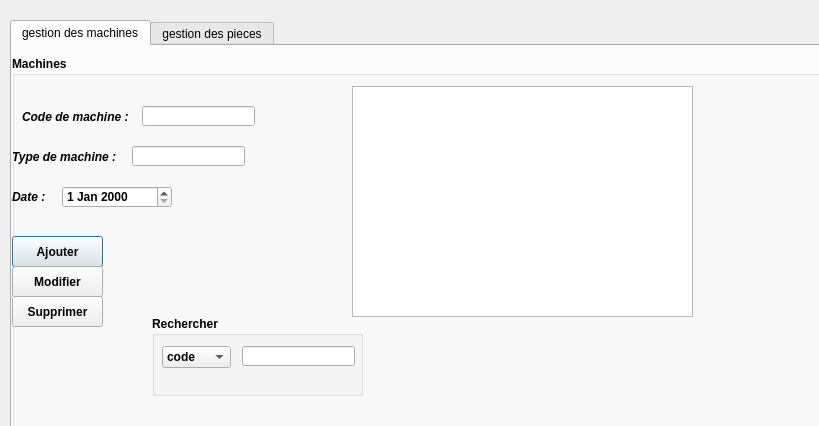
<?xml version="1.0" encoding="UTF-8"?>
<ui version="4.0">
 <class>materiel</class>
 <widget class="QDialog" name="materiel">
  <property name="geometry">
   <rect>
    <x>0</x>
    <y>0</y>
    <width>819</width>
    <height>426</height>
   </rect>
  </property>
  <property name="windowTitle">
   <string>Dialog</string>
  </property>
  <widget class="QTabWidget" name="tabWidget">
   <property name="geometry">
    <rect>
     <x>10</x>
     <y>20</y>
     <width>851</width>
     <height>421</height>
    </rect>
   </property>
   <property name="currentIndex">
    <number>0</number>
   </property>
   <widget class="QWidget" name="tab_5">
    <attribute name="title">
     <string>gestion des machines</string>
    </attribute>
    <widget class="QGroupBox" name="groupBox_13">
     <property name="geometry">
      <rect>
       <x>0</x>
       <y>10</y>
       <width>861</width>
       <height>411</height>
      </rect>
     </property>
     <property name="font">
      <font>
       <pointsize>9</pointsize>
       <weight>75</weight>
       <bold>true</bold>
      </font>
     </property>
     <property name="title">
      <string>Machines</string>
     </property>
     <widget class="QLabel" name="label_65">
      <property name="geometry">
       <rect>
        <x>10</x>
        <y>40</y>
        <width>121</width>
        <height>41</height>
       </rect>
      </property>
      <property name="font">
       <font>
        <pointsize>9</pointsize>
        <weight>75</weight>
        <italic>true</italic>
        <bold>true</bold>
        <underline>false</underline>
       </font>
      </property>
      <property name="acceptDrops">
       <bool>false</bool>
      </property>
      <property name="text">
       <string>Code de machine :</string>
      </property>
     </widget>
     <widget class="QLabel" name="label_66">
      <property name="geometry">
       <rect>
        <x>0</x>
        <y>80</y>
        <width>111</width>
        <height>41</height>
       </rect>
      </property>
      <property name="font">
       <font>
        <pointsize>9</pointsize>
        <weight>75</weight>
        <italic>true</italic>
        <bold>true</bold>
        <underline>false</underline>
       </font>
      </property>
      <property name="acceptDrops">
       <bool>false</bool>
      </property>
      <property name="text">
       <string>Type de machine :</string>
      </property>
     </widget>
     <widget class="QLineEdit" name="code_mach">
      <property name="geometry">
       <rect>
        <x>130</x>
        <y>50</y>
        <width>113</width>
        <height>20</height>
       </rect>
      </property>
      <property name="text">
       <string/>
      </property>
     </widget>
     <widget class="QLineEdit" name="type_mach">
      <property name="geometry">
       <rect>
        <x>120</x>
        <y>90</y>
        <width>113</width>
        <height>20</height>
       </rect>
      </property>
     </widget>
     <widget class="QPushButton" name="ajout_mach">
      <property name="geometry">
       <rect>
        <x>0</x>
        <y>180</y>
        <width>91</width>
        <height>31</height>
       </rect>
      </property>
      <property name="text">
       <string>Ajouter</string>
      </property>
     </widget>
     <widget class="QLabel" name="label_67">
      <property name="geometry">
       <rect>
        <x>230</x>
        <y>30</y>
        <width>51</width>
        <height>21</height>
       </rect>
      </property>
      <property name="text">
       <string/>
      </property>
      <property name="pixmap">
       <pixmap>../../Nouveau dossier/icons8-google-web-recherche-24.png</pixmap>
      </property>
     </widget>
     <widget class="QDateEdit" name="date_mach">
      <property name="geometry">
       <rect>
        <x>50</x>
        <y>130</y>
        <width>110</width>
        <height>22</height>
       </rect>
      </property>
     </widget>
     <widget class="QLabel" name="label_68">
      <property name="geometry">
       <rect>
        <x>0</x>
        <y>120</y>
        <width>111</width>
        <height>41</height>
       </rect>
      </property>
      <property name="font">
       <font>
        <pointsize>9</pointsize>
        <weight>75</weight>
        <italic>true</italic>
        <bold>true</bold>
        <underline>false</underline>
       </font>
      </property>
      <property name="acceptDrops">
       <bool>false</bool>
      </property>
      <property name="text">
       <string>Date :</string>
      </property>
     </widget>
     <widget class="QPushButton" name="modifier_mach">
      <property name="geometry">
       <rect>
        <x>0</x>
        <y>210</y>
        <width>91</width>
        <height>31</height>
       </rect>
      </property>
      <property name="text">
       <string>Modifier</string>
      </property>
     </widget>
     <widget class="QPushButton" name="supp_mach">
      <property name="geometry">
       <rect>
        <x>0</x>
        <y>240</y>
        <width>91</width>
        <height>31</height>
       </rect>
      </property>
      <property name="text">
       <string>Supprimer</string>
      </property>
     </widget>
     <widget class="QTableView" name="tab_machine">
      <property name="geometry">
       <rect>
        <x>340</x>
        <y>30</y>
        <width>341</width>
        <height>231</height>
       </rect>
      </property>
      <property name="sortingEnabled">
       <bool>true</bool>
      </property>
     </widget>
     <widget class="QGroupBox" name="groupBox_14">
      <property name="geometry">
       <rect>
        <x>140</x>
        <y>260</y>
        <width>211</width>
        <height>80</height>
       </rect>
      </property>
      <property name="title">
       <string>Rechercher</string>
      </property>
      <widget class="QComboBox" name="comboBox_machine">
       <property name="geometry">
        <rect>
         <x>10</x>
         <y>30</y>
         <width>69</width>
         <height>22</height>
        </rect>
       </property>
       <item>
        <property name="text">
         <string>code</string>
        </property>
       </item>
       <item>
        <property name="text">
         <string>type</string>
        </property>
       </item>
       <item>
        <property name="text">
         <string>date</string>
        </property>
       </item>
      </widget>
      <widget class="QLineEdit" name="lineEdit_machine">
       <property name="geometry">
        <rect>
         <x>90</x>
         <y>30</y>
         <width>113</width>
         <height>20</height>
        </rect>
       </property>
      </widget>
      <widget class="QLabel" name="label_11">
       <property name="geometry">
        <rect>
         <x>50</x>
         <y>0</y>
         <width>47</width>
         <height>13</height>
        </rect>
       </property>
       <property name="styleSheet">
        <string notr="true">#label_7{

	image: url(:/ressource/image/4.png);}</string>
       </property>
       <property name="text">
        <string/>
       </property>
      </widget>
     </widget>
    </widget>
   </widget>
   <widget class="QWidget" name="tab_6">
    <attribute name="title">
     <string>gestion des pieces</string>
    </attribute>
    <widget class="QGroupBox" name="groupBox_15">
     <property name="geometry">
      <rect>
       <x>0</x>
       <y>10</y>
       <width>861</width>
       <height>411</height>
      </rect>
     </property>
     <property name="font">
      <font>
       <pointsize>9</pointsize>
       <weight>75</weight>
       <bold>true</bold>
      </font>
     </property>
     <property name="title">
      <string>Piece</string>
     </property>
     <widget class="QLabel" name="label_69">
      <property name="geometry">
       <rect>
        <x>10</x>
        <y>40</y>
        <width>121</width>
        <height>41</height>
       </rect>
      </property>
      <property name="font">
       <font>
        <pointsize>9</pointsize>
        <weight>75</weight>
        <italic>true</italic>
        <bold>true</bold>
        <underline>false</underline>
       </font>
      </property>
      <property name="acceptDrops">
       <bool>false</bool>
      </property>
      <property name="text">
       <string>Code de machine :</string>
      </property>
     </widget>
     <widget class="QLabel" name="label_70">
      <property name="geometry">
       <rect>
        <x>0</x>
        <y>80</y>
        <width>111</width>
        <height>41</height>
       </rect>
      </property>
      <property name="font">
       <font>
        <pointsize>9</pointsize>
        <weight>75</weight>
        <italic>true</italic>
        <bold>true</bold>
        <underline>false</underline>
       </font>
      </property>
      <property name="acceptDrops">
       <bool>false</bool>
      </property>
      <property name="text">
       <string>code de piece</string>
      </property>
     </widget>
     <widget class="QLineEdit" name="code_m">
      <property name="geometry">
       <rect>
        <x>130</x>
        <y>50</y>
        <width>113</width>
        <height>20</height>
       </rect>
      </property>
     </widget>
     <widget class="QLineEdit" name="code_p">
      <property name="geometry">
       <rect>
        <x>120</x>
        <y>90</y>
        <width>113</width>
        <height>20</height>
       </rect>
      </property>
     </widget>
     <widget class="QPushButton" name="ajout_p">
      <property name="geometry">
       <rect>
        <x>10</x>
        <y>210</y>
        <width>91</width>
        <height>31</height>
       </rect>
      </property>
      <property name="text">
       <string>Ajouter</string>
      </property>
     </widget>
     <widget class="QLabel" name="label_71">
      <property name="geometry">
       <rect>
        <x>230</x>
        <y>30</y>
        <width>51</width>
        <height>21</height>
       </rect>
      </property>
      <property name="text">
       <string/>
      </property>
      <property name="pixmap">
       <pixmap>../../Nouveau dossier/icons8-google-web-recherche-24.png</pixmap>
      </property>
     </widget>
     <widget class="QDateEdit" name="date_piece">
      <property name="geometry">
       <rect>
        <x>60</x>
        <y>160</y>
        <width>110</width>
        <height>22</height>
       </rect>
      </property>
     </widget>
     <widget class="QLabel" name="label_72">
      <property name="geometry">
       <rect>
        <x>0</x>
        <y>150</y>
        <width>91</width>
        <height>41</height>
       </rect>
      </property>
      <property name="font">
       <font>
        <pointsize>9</pointsize>
        <weight>75</weight>
        <italic>true</italic>
        <bold>true</bold>
        <underline>false</underline>
       </font>
      </property>
      <property name="acceptDrops">
       <bool>false</bool>
      </property>
      <property name="text">
       <string>Date :</string>
      </property>
     </widget>
     <widget class="QPushButton" name="modifier_p">
      <property name="geometry">
       <rect>
        <x>10</x>
        <y>240</y>
        <width>91</width>
        <height>31</height>
       </rect>
      </property>
      <property name="text">
       <string>Modifier</string>
      </property>
     </widget>
     <widget class="QPushButton" name="supp_p">
      <property name="geometry">
       <rect>
        <x>10</x>
        <y>270</y>
        <width>91</width>
        <height>31</height>
       </rect>
      </property>
      <property name="text">
       <string>Supprimer</string>
      </property>
     </widget>
     <widget class="QLabel" name="label_73">
      <property name="geometry">
       <rect>
        <x>10</x>
        <y>110</y>
        <width>111</width>
        <height>41</height>
       </rect>
      </property>
      <property name="font">
       <font>
        <pointsize>9</pointsize>
        <weight>75</weight>
        <italic>true</italic>
        <bold>true</bold>
        <underline>false</underline>
       </font>
      </property>
      <property name="acceptDrops">
       <bool>false</bool>
      </property>
      <property name="text">
       <string>nom</string>
      </property>
     </widget>
     <widget class="QLineEdit" name="nom">
      <property name="geometry">
       <rect>
        <x>110</x>
        <y>120</y>
        <width>113</width>
        <height>20</height>
       </rect>
      </property>
     </widget>
     <widget class="QTableView" name="tab_piece">
      <property name="geometry">
       <rect>
        <x>300</x>
        <y>10</y>
        <width>391</width>
        <height>231</height>
       </rect>
      </property>
      <property name="sortingEnabled">
       <bool>true</bool>
      </property>
     </widget>
     <widget class="QGroupBox" name="groupBox_16">
      <property name="geometry">
       <rect>
        <x>350</x>
        <y>260</y>
        <width>211</width>
        <height>80</height>
       </rect>
      </property>
      <property name="title">
       <string>Rechercher</string>
      </property>
      <widget class="QComboBox" name="comboBox_piece">
       <property name="geometry">
        <rect>
         <x>10</x>
         <y>30</y>
         <width>69</width>
         <height>22</height>
        </rect>
       </property>
       <item>
        <property name="text">
         <string>code_m</string>
        </property>
       </item>
       <item>
        <property name="text">
         <string>code_p</string>
        </property>
       </item>
       <item>
        <property name="text">
         <string>nom</string>
        </property>
       </item>
       <item>
        <property name="text">
         <string>date</string>
        </property>
       </item>
      </widget>
      <widget class="QLineEdit" name="lineEdit_piece">
       <property name="geometry">
        <rect>
         <x>90</x>
         <y>30</y>
         <width>113</width>
         <height>20</height>
        </rect>
       </property>
      </widget>
      <widget class="QLabel" name="label_12">
       <property name="geometry">
        <rect>
         <x>50</x>
         <y>0</y>
         <width>47</width>
         <height>13</height>
        </rect>
       </property>
       <property name="styleSheet">
        <string notr="true">#label_7{

	image: url(:/ressource/image/4.png);}</string>
       </property>
       <property name="text">
        <string/>
       </property>
      </widget>
     </widget>
    </widget>
   </widget>
  </widget>
 </widget>
 <resources/>
 <connections/>
</ui>
